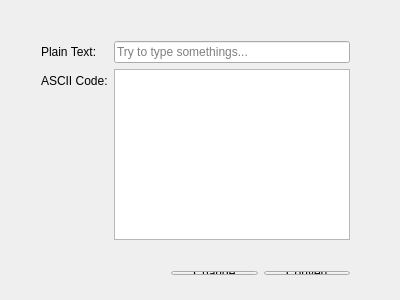
<?xml version="1.0" encoding="UTF-8"?>
<ui version="4.0">
 <class>Widget</class>
 <widget class="QWidget" name="Widget">
  <property name="enabled">
   <bool>true</bool>
  </property>
  <property name="geometry">
   <rect>
    <x>0</x>
    <y>0</y>
    <width>400</width>
    <height>300</height>
   </rect>
  </property>
  <property name="minimumSize">
   <size>
    <width>400</width>
    <height>300</height>
   </size>
  </property>
  <property name="maximumSize">
   <size>
    <width>400</width>
    <height>300</height>
   </size>
  </property>
  <property name="windowTitle">
   <string>Convert ASCII Code</string>
  </property>
  <widget class="QWidget" name="formLayoutWidget">
   <property name="geometry">
    <rect>
     <x>30</x>
     <y>30</y>
     <width>331</width>
     <height>221</height>
    </rect>
   </property>
   <layout class="QFormLayout" name="formLayout">
    <item row="0" column="0">
     <widget class="QLabel" name="inputLabel">
      <property name="text">
       <string>Plain Text:</string>
      </property>
     </widget>
    </item>
    <item row="0" column="1">
     <widget class="QLineEdit" name="inputTextBox">
      <property name="inputMask">
       <string/>
      </property>
      <property name="text">
       <string/>
      </property>
      <property name="placeholderText">
       <string>Try to type somethings...</string>
      </property>
     </widget>
    </item>
    <item row="1" column="0">
     <widget class="QLabel" name="outputLabel">
      <property name="text">
       <string>ASCII Code:</string>
      </property>
     </widget>
    </item>
    <item row="1" column="1">
     <widget class="QPlainTextEdit" name="outputTextBox">
      <property name="readOnly">
       <bool>true</bool>
      </property>
      <property name="plainText">
       <string/>
      </property>
     </widget>
    </item>
   </layout>
  </widget>
  <widget class="QWidget" name="layoutWidget">
   <property name="geometry">
    <rect>
     <x>160</x>
     <y>260</y>
     <width>201</width>
     <height>26</height>
    </rect>
   </property>
   <layout class="QHBoxLayout" name="horizontalLayout">
    <item>
     <widget class="QPushButton" name="changeButton">
      <property name="text">
       <string>Change</string>
      </property>
     </widget>
    </item>
    <item>
     <widget class="QPushButton" name="convertButton">
      <property name="text">
       <string>Convert</string>
      </property>
     </widget>
    </item>
   </layout>
  </widget>
 </widget>
 <layoutdefault spacing="6" margin="11"/>
 <tabstops>
  <tabstop>inputTextBox</tabstop>
  <tabstop>outputTextBox</tabstop>
 </tabstops>
 <resources/>
 <connections/>
</ui>
